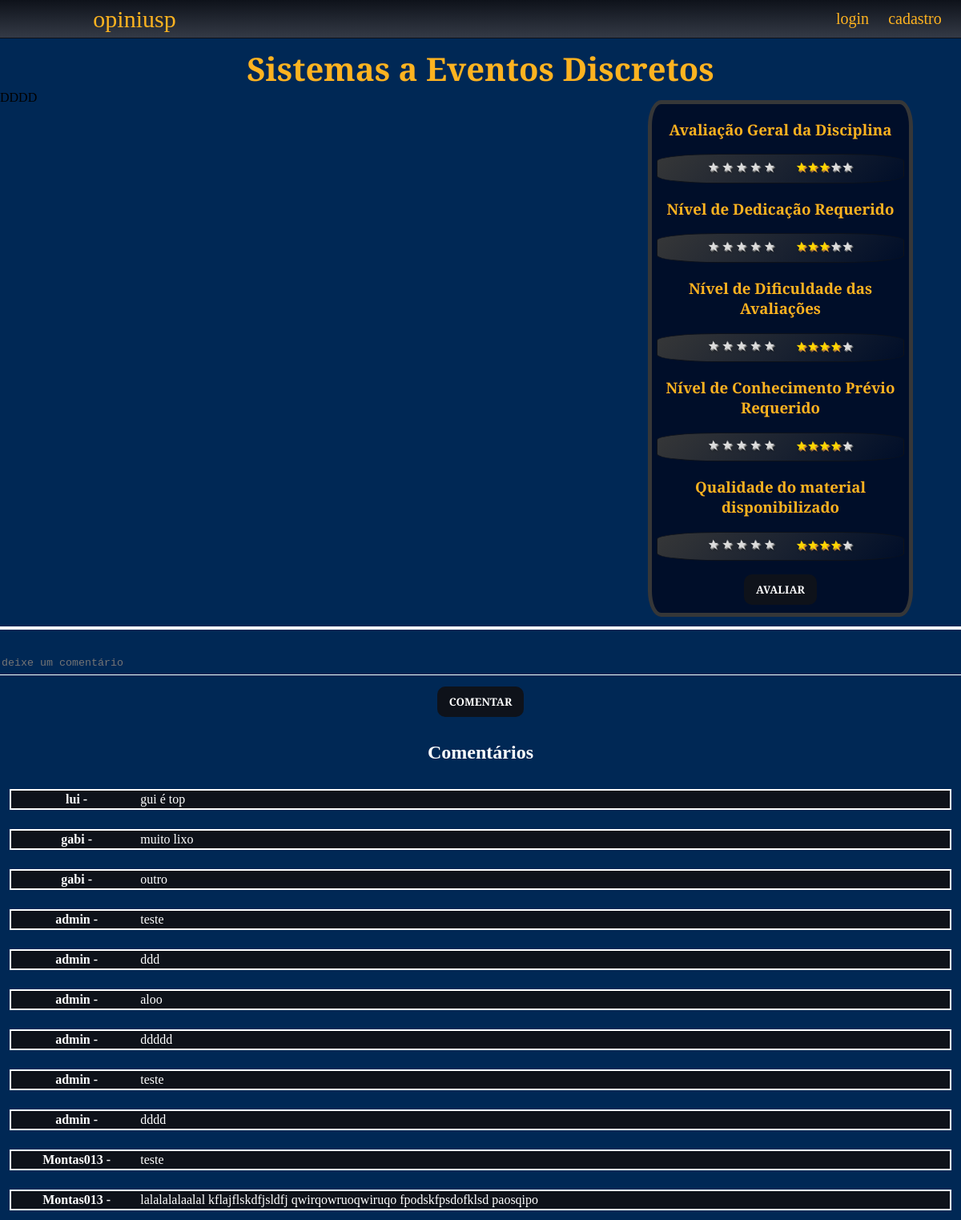
The page /disciplina/1/ on the database its author committed.
### main/models.py (models this page shows, shortened)
class Disciplina(models.Model):
    nome = models.CharField(max_length=100)
    sigla = models.CharField(max_length=7)
    cred_aula = models.IntegerField()
    cred_trabalho = models.IntegerField()
    ch_total = models.IntegerField()
    descricao = models.TextField(max_length=5000)  # programacao
    programa_resumido = models.TextField(max_length=5000)
    bibliografia = models.TextField(max_length=10000)

class Comentario(models.Model):
    disciplina = models.ForeignKey(Disciplina, on_delete=models.CASCADE)
    user = models.ForeignKey(User, on_delete=models.CASCADE)
    texto = models.TextField(max_length=1000)
    downVote = models.ManyToManyField(
        User, blank=True, related_name="downvote")
    upVote = models.ManyToManyField(User, blank=True, related_name="upvote")

### main/views.py (the view)
# urls.py: path('disciplina/<int:id>/', views.pagina_disciplina, name = "disciplina"),
def pagina_disciplina(request, id):
    disciplina = Disciplina.objects.get(id=id)
    comentarios =  Comentario.objects.filter(disciplina=id).annotate(
    total_votes=Count('upVote')-Count('downVote')
    ).order_by('total_votes')
    avaliacoes = Avaliacao.objects.filter(disciplina=id)
    mediaGeral = avaliacoes.aggregate(Avg("notageral"))["notageral__avg"]
    mediaCrit1 = avaliacoes.aggregate(Avg("notaCrit1"))["notaCrit1__avg"]
    mediaCrit2 = avaliacoes.aggregate(Avg("notaCrit2"))["notaCrit2__avg"]
    mediaCrit3 = avaliacoes.aggregate(Avg("notaCrit3"))["notaCrit3__avg"]
    mediaCrit4 = avaliacoes.aggregate(Avg("notaCrit4"))["notaCrit4__avg"]
    medias = [
        mediaGeral, mediaCrit1, mediaCrit2, mediaCrit3, mediaCrit4
    ]
    averages = []
    for media in medias:
        if media == None:
            averages.append(0)
        else:
            averages.append(int(roundTraditional(media)))
    ranges = [
        range(averages[0]), range(averages[1]), range(averages[2]), range(averages[3]), range(averages[4])
    ]
    complementos = [
        range(5-averages[0]), range(5- averages[1]), range(5 - averages[2]), range(5 - averages[3]), range(5 - averages[4])
    ]
    contexto = {
        "disciplina": disciplina,
        "comentarios": comentarios,
        "ranges": ranges,
        "complementos": complementos
    }
    return render(request, 'main/disciplina.html', contexto)

### main/views.py (called while the page is built)
def roundTraditional(val,digits=0):
    return round(val+10**(-len(str(val))-1), digits)

### main/templates/main/disciplina.html (shortened to what this page needs)
{% extends 'main/base.html'%}
{% load static %}
{% block content %}
<div class='disciplina'>{{disciplina.nome}}</div>
<div class=bloco-avaliacao>
  <div class=bloco-infos1>DDDD</div>
  <div class=bloco-infos2>
    <form action="{% url 'main:add_review' disciplina.id%}" method="POST">
      <h3 class="avalicao_estrelas"> Avaliação Geral da Disciplina</h3>
      <div class="displace">
        <fieldset class="rating">
          <input type="radio" id="star5" name="notageral" value="5" /><label for="star5"><span>&#9733</span></label>
          <input type="radio" id="star4" name="notageral" value="4" /><label for="star4"><span>&#9733</span></label>
          <input type="radio" id="star3" name="notageral" value="3" /><label for="star3"><span>&#9733</span></label>
          <input type="radio" id="star2" name="notageral" value="2" /><label for="star2"><span>&#9733</span></label>
          <input type="radio" id="star1" name="notageral" value="1" /><label for="star1"><span>&#9733</span></label>
        </fieldset>
        <div class="base">
          {%for i in ranges.0%} <span class="preenchida">&#9733</span> {% endfor %}
          {%for i in complementos.0%} <span class="vazia">&#9733</span> {% endfor %}
        </div>
      </div>
      <h3 class="avalicao_estrelas">Nível de Dedicação Requerido</h3>
      <div class=displace>
        <fieldset class="rating crit1">
          <input type="radio" id="star5-crit1" name="notaCrit1" value="5" /><label
            for="star5-crit1"><span>&#9733</span></label>
          <input type="radio" id="star4-crit1" name="notaCrit1" value="4" /><label
            for="star4-crit1"><span>&#9733</span></label>
          <input type="radio" id="star3-crit1" name="notaCrit1" value="3" /><label
            for="star3-crit1"><span>&#9733</span></label>
          <input type="radio" id="star2-crit1" name="notaCrit1" value="2" /><label
            for="star2-crit1"><span>&#9733</span></label>
          <input type="radio" id="star1-crit1" name="notaCrit1" value="1" /><label
            for="star1-crit1"><span>&#9733</span></label>
        </fieldset>
        <div class="base">
          {%for i in ranges.1%} <span class="preenchida">&#9733</span> {% endfor %}
          {%for i in complementos.1%} <span class="vazia">&#9733</span> {% endfor %}
        </div>
      </div>
      <h3 class="avalicao_estrelas">Nível de Dificuldade das Avaliações</h3>
      <div class=displace>
        <fieldset class="rating crit2">
          <input type="radio" id="star5-crit2" name="notaCrit2" value="5" /><label
            for="star5-crit2"><span>&#9733</span></label>
          <input type="radio" id="star4-crit2" name="notaCrit2" value="4" /><label
            for="star4-crit2"><span>&#9733</span></label>
          <input type="radio" id="star3-crit2" name="notaCrit2" value="3" /><label
            for="star3-crit2"><span>&#9733</span></label>
          <input type="radio" id="star2-crit2" name="notaCrit2" value="2" /><label
            for="star2-crit2"><span>&#9733</span></label>
          <input type="radio" id="star1-crit2" name="notaCrit2" value="1" /><label
            for="star1-crit2"><span>&#9733</span></label>
        </fieldset>
        <div class="base">
          {%for i in ranges.2%} <span class="preenchida">&#9733</span> {% endfor %}
          {%for i in complementos.2%} <span class="vazia">&#9733</span> {% endfor %}
        </div>
      </div>
      <h3 class="avalicao_estrelas">Nível de Conhecimento Prévio Requerido</h3>
      <div class=displace>
        <fieldset class="rating crit3">
          <input type="radio" id="star5-crit3" name="notaCrit3" value="5" /><label
            for="star5-crit3"><span>&#9733</span></label>
          <input type="radio" id="star4-crit3" name="notaCrit3" value="4" /><label
            for="star4-crit3"><span>&#9733</span></label>
          <input type="radio" id="star3-crit3" name="notaCrit3" value="3" /><label
            for="star3-crit3"><span>&#9733</span></label>
          <input type="radio" id="star2-crit3" name="notaCrit3" value="2" /><label
            for="star2-crit3"><span>&#9733</span></label>
          <input type="radio" id="star1-crit3" name="notaCrit3" value="1" /><label
            for="star1-crit3"><span>&#9733</span></label>
        </fieldset>
        <div class="base">
          {%for i in ranges.3%} <span class="preenchida">&#9733</span> {% endfor %}
          {%for i in complementos.3%} <span class="vazia">&#9733</span> {% endfor %}
        </div>
      </div>
      <h3 class="avalicao_estrelas">Qualidade do material disponibilizado</h3>
      <div class=displace>
        <fieldset class="rating crit4">
          <input type="radio" id="star5-crit4" name="notaCrit4" value="5" /><label
            for="star5-crit4"><span>&#9733</span></label>
          <input type="radio" id="star4-crit4" name="notaCrit4" value="4" /><label
            for="star4-crit4"><span>&#9733</span></label>
          <input type="radio" id="star3-crit4" name="notaCrit4" value="3" /><label
            for="star3-crit4"><span>&#9733</span></label>
          <input type="radio" id="star2-crit4" name="notaCrit4" value="2" /><label
            for="star2-crit4"><span>&#9733</span></label>
          <input type="radio" id="star1-crit4" name="notaCrit4" value="1" /><label
            for="star1-crit4"><span>&#9733</span></label>
        </fieldset>
        <div class="base">
          {%for i in ranges.4%} <span class="preenchida">&#9733</span> {% endfor %}
          {%for i in complementos.4%} <span class="vazia">&#9733</span> {% endfor %}
        </div>
      </div>
      <input type="submit" value="Avaliar" />
    </form>
  </div>
</div>
<div class=container>
  <form action="{% url 'main:add_comentario' disciplina.id%}" method="POST">
    <textarea name="texto" id="texto" cols="30" rows="5" class="form-control"
      placeholder='deixe um comentário'></textarea>
    <br />
    <input type="submit" value="comentar" />
  </form>
</div>
<div class=comments>
  <h2>Comentários</h2>
  {% for comentario in comentarios %}
  <div class=comment>
    <div class=comentarista> {{comentario.user.username}} - </div>
    <div class=comentario>{{ comentario.texto }}</div>
  </div>
  {% endfor %}
</div>
{% endblock %}

### main/templates/main/base.html (shortened to what this page needs)
<!DOCTYPE html>
<html lang="en">
<head>
</head>
<body>
  <div class="top">
    {% load static %}
    <link rel="stylesheet" href="{% static 'css/main.css' %}" />
    <a class=logo href="{% url 'main:home' %}">
      opiniusp
    </a>
    {% if user.is_authenticated %}
    <div class=padding></div>
    <div class="user">Bem Vindo, {{user.username}}</div>
    <div class="regbox"><a class="reg" href="{% url 'accounts:logout' %}">sair</a></div>
    {% else %}
    <div class="regbox">
      <a class="reg" href="{% url 'accounts:login' %}">login</a>
      <a class="reg" href="{% url 'accounts:register' %}">cadastro</a>
    </div>
    {% endif %}
  </div>
</body>
{% block content %} {% endblock %}
</html>

### main/static/css/main.css (style rules this page uses)
:root { --oxfordblue: #1b2a41; --charcoal: #324a5f; --bluemunsell: #279eb3; --middleblue: #5cc6d7; --honeyellow: #feb320; }
.top { height: 10%; width: 100%; display: flex; align-items: center; flex-direction: row; justify-content: space-evenly; background: linear-gradient(#0E121A,#343A46); padding: 0px 0px 0px 0px; margin: 0px 0px 0px 0px; border-bottom: 1px solid #0E121A; }
.logo { height: 100%; width: 20%; font-size: 30px; color: var(--honeyellow); font-family: "Arvo",serif; text-align: center; vertical-align: center; font-weight: normal; }
.regbox { height: fit-content; width: 10%; display: flex; justify-content: space-evenly; }
.reg { color: var(--honeyellow); font-size: 20px; font-family: 'Arvo',serif; font-weight: 400; align-content: space-between; margin: 10%; }
a { text-decoration: none; }
body { display: flex; background: #002855; flex-direction: column; justify-content: flex-start; align-items: center; width: 100%; height: 100%; margin: 0px 0px 0px 0px; padding: 0px 0px 0px 0px; }
.disciplina { width: 100%; font-size: 40px; font-weight: bolder; font-family: "Arvo",Serif; color: var(--honeyellow); text-align: center; margin: 10px 0px 0px 0px; }
.bloco-avaliacao { height: 30%; width: 100%; display: flex; align-content: flex-start; }
.bloco-infos1 { height: 100%; width: 70%; }
.bloco-infos2 { height: 100%; width: 30%; text-align: center; margin: 1% 5% 1% 5%; background: #000E29; border: 5px solid #363738; border-radius: 5%; }
.displace { display: flex; margin: 2%; border-radius: 25%; align-content: flex-start; background: linear-gradient(-45deg,#000e29, #363738); border: 1px solid #0E121A; }
.base { width: 50%; display: flex; align-content: flex-start; padding: 6px 0px 0px 10px; }
.rating { border: none; width: 50%; float: right; }
.rating:not(:checked) > label { float: right; padding: 0 0.1em; overflow: hidden; white-space: nowrap; cursor: pointer; color: #ddd; text-shadow: 1px 1px #bbb, 2px 2px #666, 0.1em 0.1em 0.2em rgba(0, 0, 0, 0.5); }
.rating:not(:checked) > label:before { content: #9733; }
.preenchida { color: gold; text-shadow: 1px 1px goldenrod, 2px 2px #b57340, 0.1em 0.1em 0.2em rgba(0, 0, 0, 0.5); }
.vazia { color: #ddd; text-shadow: 1px 1px #bbb, 2px 2px #666, 0.1em 0.1em 0.2em rgba(0, 0, 0, 0.5); }
.avalicao_estrelas { color: var(--honeyellow); font-weight: bold; font-family: "Arvo",sans-serif; }
.container { color: snow; width: 100%; height: 10%; padding: 2px 2px 2px 2px; text-align: center; border-top: 4px solid white; }
textarea { color: white; font-weight: solid; height: 20px; width: 100%; border: none; border-bottom: 1px solid white; background-color: transparent; resize: none; outline: none; margin: 30px 0px 0px 0px; }
input[type=submit],button { padding: 10px 15px; border: none; outline: none; border-radius: 10px; text-transform: uppercase; font-weight: bold; cursor: pointer; }
input[type=submit] { background-color: #0E121A; color: #fff; font-family: 'Arvo','sans serif'; margin: 10px; }
.comments { height: 30%; width: 100%; padding: 0px 0px 0px 0px; display: flex; flex-direction: column; color: white; text-align: center; align-content: space-around; }
.comment { margin: 1% 1% 1% 1%; border: 2px solid white; padding: 2px; display: flex; background-color: #0E121A; flex-direction: row; align-content: space-around; text-align: center; }
.comentarista { width:15%; font-family: 'Arvo, sans-serif'; font-size: medium; font-weight: bold; }
.comentario { width:95%; font-family: 'Arvo, sans-serif'; font-size: medium; font-weight: normal; text-align: start; margin-left: auto; }

### rows shown on the page
Disciplina: nome "Sistemas a Eventos Discretos"
Comentario: user.username "lui", texto "gui é top"
Comentario: user.username "gabi", texto "muito lixo"
Comentario: user.username "gabi", texto "outro"
Comentario: user.username "admin", texto "teste"
Comentario: user.username "admin", texto "ddd"
Comentario: user.username "admin", texto "aloo"
Comentario: user.username "admin", texto "ddddd"
Comentario: user.username "admin", texto "teste"
Comentario: user.username "admin", texto "dddd"
Comentario: user.username "Montas013", texto "teste"
Comentario: user.username "Montas013", texto "lalalalalaalal kflajflskdfjsldfj qwirqowruoqwiruqo fpodskfpsdofklsd paosqipo"
